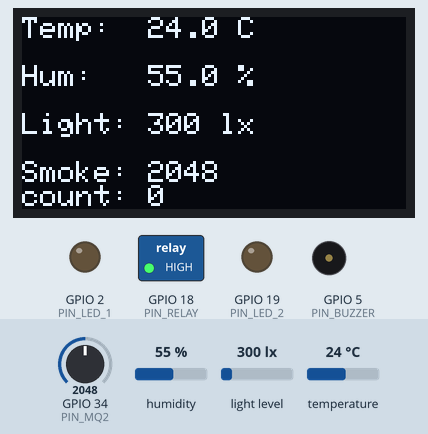
Recording of a program running on a simulated ESP32. On the bench: 128×64 one-colour display, switched loads named in the program (green lamp = pin HIGH), output pins drawn as LEDs (lit = HIGH), buzzer (waves = sounding, pin HIGH). The test bench sets the inputs (shaded band); at power-on: humidity 55 %, light level 300 lx, GPIO 34 (PIN_MQ2) = 2048, temperature 24 °C. WiFi joins after 1.5 s; servers stay silent unless stated; uploads are accepted with an empty reply; what the program prints to the serial monitor is not drawn.

Above: at 4.5 s.
4.6 s: humidity set to 22 %
At 13.5 s:
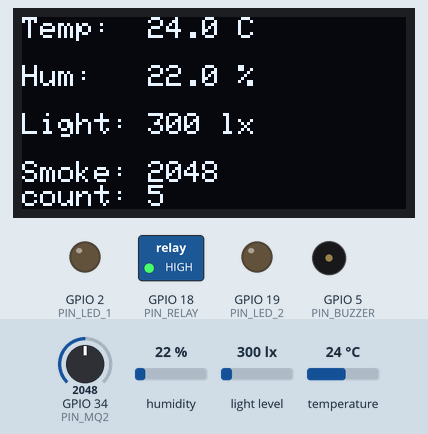
13.6 s: light level set to 40 lx
At 15.6 s:
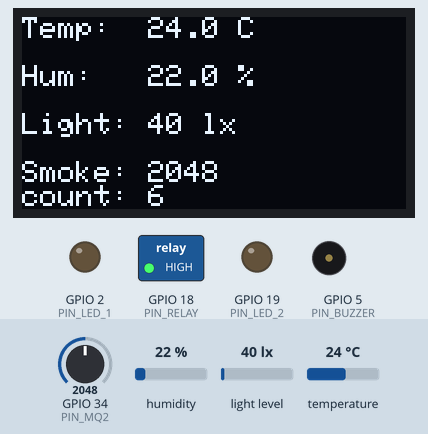
18.8 s: GPIO 34 (PIN_MQ2) set to 2866
At 19.9 s:
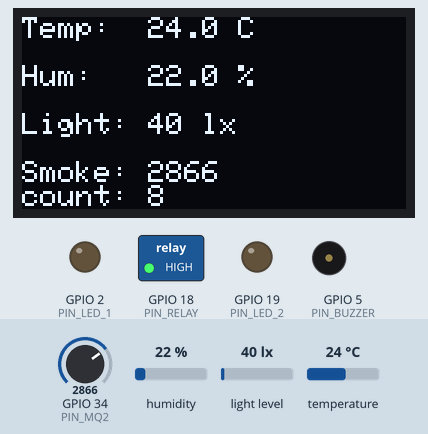
22.8 s: temperature set to 12 °C
At 24.1 s:
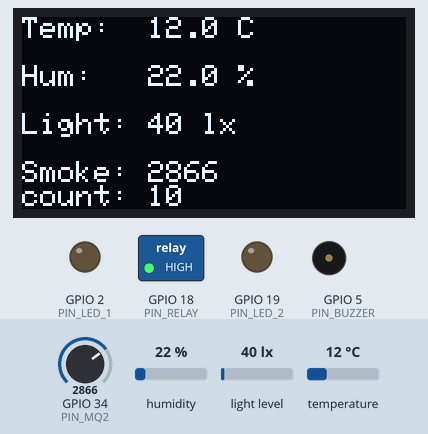
26.8 s: light level set to 500 lx
At 28.4 s:
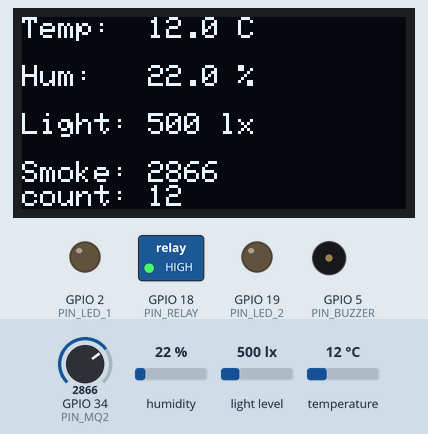
30.8 s: GPIO 34 (PIN_MQ2) set to 3972
At 32.6 s:
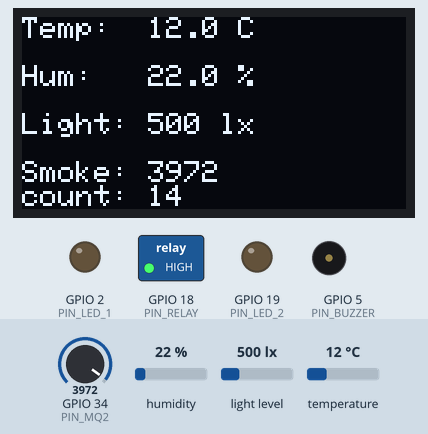
Timing chart, 0 to 34.1 s (numbered marks = the images above; inputs shaded):
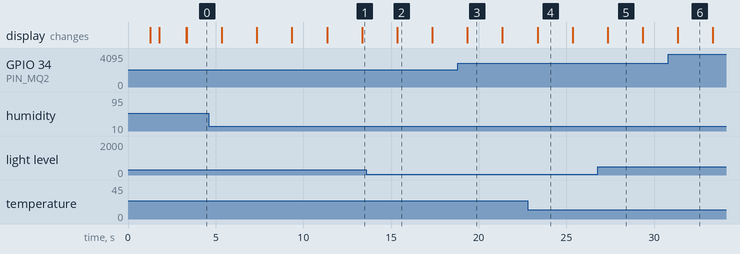

The program:

main.cpp
```cpp
#include <Arduino.h>

#include "config.h"
#include "actuators/buzzer.h"
#include "actuators/led.h"
#include "actuators/relay.h"
#include "communication/http_client.h"
#include "display/oled_display.h"
#include "network/wifi_manager.h"
#include "sensors/bh1750_sensor.h"
#include "sensors/dht_sensor.h"
#include "sensors/mq2_sensor.h"
#include "utils/json_helper.h"

// Sensors.
DHTSensor dht(PIN_DHT22);
BH1750Sensor bh(I2C_SDA, I2C_SCL);
MQ2Sensor mq2(PIN_MQ2);

// Display.
OLEDDisplay oled(OLED_ADDR, I2C_SDA, I2C_SCL);

// Network and backend client.
WiFiManager wifiManager(WIFI_SSID, WIFI_PASSWORD);
HttpClient httpClient(SERVER_HOST, SERVER_PORT);

// Actuators. Relay is active-low for many common 5V relay modules.
LED led1(PIN_LED_1);
LED led2(PIN_LED_2);
Buzzer buzzer(PIN_BUZZER);
Relay relay(PIN_RELAY, true);

unsigned long lastSensorRead = 0;
unsigned long lastDataUpload = 0;
unsigned long lastCommandPoll = 0;

float temperature = 0;
float humidity = 0;
float light = 0;
int smoke = 0;
bool hasSensorData = false;

void initSensors();
void initActuators();
void readAllSensors();
void printSensorData();
void updateOLED();
void uploadSensorData();
void pollCommand();
void handleCommand(const ControlCommand &command);
bool isOnValue(const String &value);

void setup() {
    Serial.begin(115200);
    delay(1000);

    Serial.println();
    Serial.println("========================================");
    Serial.println(" Smart Dormitory Monitor - ESP32");
    Serial.println("========================================");

    initSensors();
    initActuators();

    if (oled.begin()) {
        oled.showMessage("ESP32 IoT", "Starting WiFi...", "");
        Serial.println("[OLED] OK");
    } else {
        Serial.println("[OLED] FAIL");
    }

    wifiManager.connect();
    if (wifiManager.isConnected()) {
        oled.showMessage("WiFi connected", wifiManager.getIP().c_str(), SERVER_HOST);
    } else {
        oled.showMessage("WiFi failed", "Check config.h", "");
    }

    Serial.println("========================================");
}

void loop() {
    unsigned long now = millis();

    wifiManager.checkConnection();
    buzzer.check();

    if (now - lastSensorRead >= SENSOR_READ_INTERVAL) {
        lastSensorRead = now;
        readAllSensors();
        printSensorData();
        updateOLED();
    }

    if (now - lastDataUpload >= DATA_UPLOAD_INTERVAL) {
        lastDataUpload = now;
        uploadSensorData();
    }

    if (now - lastCommandPoll >= COMMAND_POLL_INTERVAL) {
        lastCommandPoll = now;
        pollCommand();
    }
}

void initSensors() {
    Serial.print("[SENSOR] DHT22... ");
    Serial.println(dht.begin() ? "OK" : "FAIL");

    Serial.print("[SENSOR] BH1750... ");
    Serial.println(bh.begin() ? "OK" : "FAIL");

    Serial.print("[SENSOR] MQ-2... ");
    Serial.println(mq2.begin() ? "OK" : "FAIL");
}

void initActuators() {
    led1.begin();
    led2.begin();
    buzzer.begin();
    relay.begin();
    Serial.println("[ACTUATOR] LED/Buzzer/Relay OK");
}

void readAllSensors() {
    bool ok = true;

    if (!bh.read(light)) {
        ok = false;
        Serial.println("[WARN] BH1750 read failed");
    }

    if (!dht.read(temperature, humidity)) {
        ok = false;
        Serial.println("[WARN] DHT22 read failed");
    }

    if (!mq2.read(smoke)) {
        ok = false;
        Serial.println("[WARN] MQ2 read failed");
    }

    hasSensorData = ok;
}

void printSensorData() {
    Serial.println("--- Sensor Data ---");
    Serial.printf("  Device: %s\n", DEVICE_ID);
    Serial.printf("  Temp:   %.1f C\n", temperature);
    Serial.printf("  Hum:    %.1f %%\n", humidity);
    Serial.printf("  Light:  %.0f lx\n", light);
    Serial.printf("  Smoke:  %d\n", smoke);
}

void updateOLED() {
    oled.showSensorData(temperature, humidity, light, smoke);
}

void uploadSensorData() {
    if (!wifiManager.isConnected()) {
        Serial.println("[UPLOAD] Skip, WiFi not connected");
        return;
    }
    if (!hasSensorData) {
        Serial.println("[UPLOAD] Skip, no valid sensor data");
        return;
    }

    String payload = JsonHelper::buildSensorData(DEVICE_ID, temperature, humidity, light, smoke);
    Serial.print("[UPLOAD] ");
    Serial.println(payload);

    bool ok = httpClient.postSensorData(payload);
    Serial.println(ok ? "[UPLOAD] Success" : "[UPLOAD] Failed");
}

void pollCommand() {
    if (!wifiManager.isConnected()) {
        return;
    }

    String response = httpClient.getPendingCommand(DEVICE_ID);
    if (response.length() == 0) {
        return;
    }

    ControlCommand command = JsonHelper::parseCommand(response);
    if (!command.valid) {
        return;
    }

    handleCommand(command);

    String ack = JsonHelper::buildCommandAck(command.commandId, DEVICE_ID, "executed");
    httpClient.ackCommand(ack);
}

void handleCommand(const ControlCommand &command) {
    String type = command.commandType;
    String value = command.commandValue;
    type.toLowerCase();
    value.toLowerCase();

    Serial.printf("[COMMAND] id=%ld type=%s value=%s\n",
                  command.commandId,
                  type.c_str(),
                  value.c_str());

    if (type == "light" || type == "led" || type == "led1") {
        isOnValue(value) ? led1.on() : led1.off();
        return;
    }

    if (type == "led2") {
        isOnValue(value) ? led2.on() : led2.off();
        return;
    }

    if (type == "buzzer") {
        if (value == "beep") {
            buzzer.beep(1000);
        } else {
            isOnValue(value) ? buzzer.on() : buzzer.off();
        }
        return;
    }

    if (type == "relay" || type == "fan") {
        isOnValue(value) ? relay.on() : relay.off();
    }
}

bool isOnValue(const String &value) {
    return value == "on" || value == "1" || value == "true" || value == "open";
}
```

buzzer.cpp
```cpp
#include "actuators/buzzer.h"

Buzzer::Buzzer(uint8_t pin)
    : pin(pin), active(false), stopTime(0) {}

void Buzzer::begin() {
    pinMode(pin, OUTPUT);
    off();
}

void Buzzer::on() {
    active = true;
    stopTime = 0;
    digitalWrite(pin, HIGH);
}

void Buzzer::off() {
    active = false;
    stopTime = 0;
    digitalWrite(pin, LOW);
}

void Buzzer::beep(unsigned int durationMs) {
    active = true;
    stopTime = millis() + durationMs;
    digitalWrite(pin, HIGH);
}

void Buzzer::check() {
    if (active && stopTime > 0 && millis() >= stopTime) {
        off();
    }
}
```

buzzer.h
```cpp
#ifndef BUZZER_H
#define BUZZER_H

#include <Arduino.h>

class Buzzer {
public:
    Buzzer(uint8_t pin);
    void begin();
    void on();
    void off();
    void beep(unsigned int durationMs);
    void check();

private:
    uint8_t pin;
    bool active;
    unsigned long stopTime;
};

#endif
```

led.cpp
```cpp
#include "actuators/led.h"

LED::LED(uint8_t pin, bool activeLow)
    : pin(pin), activeLow(activeLow), state(false) {}

void LED::begin() {
    pinMode(pin, OUTPUT);
    off();
}

void LED::on() {
    state = true;
    digitalWrite(pin, activeLow ? LOW : HIGH);
}

void LED::off() {
    state = false;
    digitalWrite(pin, activeLow ? HIGH : LOW);
}

void LED::toggle() {
    state ? off() : on();
}

bool LED::isOn() {
    return state;
}
```

led.h
```cpp
#ifndef LED_H
#define LED_H

#include <Arduino.h>

class LED {
public:
    LED(uint8_t pin, bool activeLow = false);
    void begin();
    void on();
    void off();
    void toggle();
    bool isOn();

private:
    uint8_t pin;
    bool activeLow;
    bool state;
};

#endif
```

relay.cpp
```cpp
#include "actuators/relay.h"

Relay::Relay(uint8_t pin, bool activeLow)
    : pin(pin), activeLow(activeLow), state(false) {}

void Relay::begin() {
    pinMode(pin, OUTPUT);
    off();
}

void Relay::on() {
    state = true;
    digitalWrite(pin, activeLow ? LOW : HIGH);
}

void Relay::off() {
    state = false;
    digitalWrite(pin, activeLow ? HIGH : LOW);
}

void Relay::toggle() {
    state ? off() : on();
}

bool Relay::isOn() {
    return state;
}
```

relay.h
```cpp
#ifndef RELAY_H
#define RELAY_H

#include <Arduino.h>

class Relay {
public:
    Relay(uint8_t pin, bool activeLow = true);
    void begin();
    void on();
    void off();
    void toggle();
    bool isOn();

private:
    uint8_t pin;
    bool activeLow;
    bool state;
};

#endif
```

http_client.cpp
```cpp
#include "communication/http_client.h"

HttpClient::HttpClient(const char *host, uint16_t port) {
    baseUrl = "http://";
    baseUrl += host;
    baseUrl += ":";
    baseUrl += String(port);
}

bool HttpClient::postSensorData(const String &jsonPayload) {
    HTTPClient http;
    http.begin(buildUrl("/api/device/data"));
    http.addHeader("Content-Type", "application/json");

    int code = http.POST(jsonPayload);
    String response = http.getString();
    http.end();

    Serial.printf("[HTTP] POST /api/device/data -> %d\n", code);
    if (response.length() > 0) {
        Serial.println(response);
    }
    return code >= 200 && code < 300;
}

String HttpClient::getPendingCommand(const char *deviceId) {
    HTTPClient http;
    String url = buildUrl("/api/device/command");
    url += "?deviceId=";
    url += deviceId;

    http.begin(url);
    int code = http.GET();
    String response = http.getString();
    http.end();

    Serial.printf("[HTTP] GET /api/device/command -> %d\n", code);
    if (code >= 200 && code < 300) {
        return response;
    }
    return "";
}

bool HttpClient::ackCommand(const String &jsonPayload) {
    HTTPClient http;
    http.begin(buildUrl("/api/device/command/ack"));
    http.addHeader("Content-Type", "application/json");

    int code = http.POST(jsonPayload);
    String response = http.getString();
    http.end();

    Serial.printf("[HTTP] POST /api/device/command/ack -> %d\n", code);
    if (response.length() > 0) {
        Serial.println(response);
    }
    return code >= 200 && code < 300;
}

String HttpClient::buildUrl(const char *path) {
    return baseUrl + path;
}
```

http_client.h
```cpp
#ifndef HTTP_CLIENT_H
#define HTTP_CLIENT_H

#include <Arduino.h>
#include <HTTPClient.h>

class HttpClient {
public:
    HttpClient(const char *host, uint16_t port);
    bool postSensorData(const String &jsonPayload);
    String getPendingCommand(const char *deviceId);
    bool ackCommand(const String &jsonPayload);

private:
    String baseUrl;
    String buildUrl(const char *path);
};

#endif
```

oled_display.cpp
```cpp
#include "display/oled_display.h"

#include <cstring>

int count = 0;

OLEDDisplay::OLEDDisplay(uint8_t addr, uint8_t sda, uint8_t scl)
    : oled(128, 64, &Wire, -1), addr(addr) {}

bool OLEDDisplay::begin() {
    // Wire is initialized by BH1750Sensor; SSD1306 reuses the same I2C bus.
    if (!oled.begin(SSD1306_SWITCHCAPVCC, addr)) {
        return false;
    }
    oled.clearDisplay();
    oled.setTextSize(1);
    oled.setTextColor(SSD1306_WHITE);
    oled.setCursor(0, 0);
    oled.println("OLED OK!");
    oled.display();
    delay(500);
    return true;
}

void OLEDDisplay::showSensorData(float temp, float humidity, float light, int smoke) {
    oled.clearDisplay();
    oled.setCursor(0, 0);
    oled.printf("Temp:  %.1f C", temp);
    oled.setCursor(0, 16);
    oled.printf("Hum:   %.1f %%", humidity);
    oled.setCursor(0, 32);
    oled.printf("Light: %.0f lx", light);
    oled.setCursor(0, 48);
    oled.printf("Smoke: %d", smoke);
    oled.setCursor(0, 56);
    oled.printf("count: %d", count);
    count++;
    oled.display();
}

void OLEDDisplay::showMessage(const char *line1, const char *line2, const char *line3) {
    oled.clearDisplay();
    oled.setCursor(0, 0);
    oled.println(line1);
    if (strlen(line2) > 0) {
        oled.setCursor(0, 20);
        oled.println(line2);
    }
    if (strlen(line3) > 0) {
        oled.setCursor(0, 40);
        oled.println(line3);
    }
    oled.display();
}

void OLEDDisplay::clear() {
    oled.clearDisplay();
    oled.display();
}
```

oled_display.h
```cpp
#ifndef OLED_DISPLAY_H
#define OLED_DISPLAY_H

#include <Adafruit_SSD1306.h>
#include <Adafruit_GFX.h>

class OLEDDisplay {
public:
    OLEDDisplay(uint8_t addr, uint8_t sda, uint8_t scl);
    bool begin();
    void showSensorData(float temp, float humidity, float light, int smoke);
    void showMessage(const char *line1, const char *line2 = "", const char *line3 = "");
    void clear();

private:
    Adafruit_SSD1306 oled;
    uint8_t addr;
};

#endif
```

wifi_manager.cpp
```cpp
#include "network/wifi_manager.h"

WiFiManager::WiFiManager(const char *ssid, const char *password)
    : ssid(ssid), password(password), lastReconnectAttempt(0) {}

bool WiFiManager::connect(unsigned long timeoutMs) {
    Serial.printf("[WIFI] Connecting to \"%s\"\n", ssid);
    WiFi.mode(WIFI_STA);
    WiFi.begin(ssid, password);

    unsigned long start = millis();
    while (WiFi.status() != WL_CONNECTED && millis() - start < timeoutMs) {
        delay(500);
        Serial.print(".");
    }
    Serial.println();

    wl_status_t status = WiFi.status();
    if (status == WL_CONNECTED) {
        Serial.print("[WIFI] Connected, IP: ");
        Serial.println(WiFi.localIP());
        return true;
    }

    Serial.printf("[WIFI] Connect failed, status=%d\n", (int)status);
    return false;
}

bool WiFiManager::isConnected() {
    return WiFi.status() == WL_CONNECTED;
}

void WiFiManager::checkConnection() {
    if (isConnected()) {
        return;
    }

    unsigned long now = millis();
    if (now - lastReconnectAttempt < 5000) {
        return;
    }

    lastReconnectAttempt = now;
    Serial.println("[WIFI] Disconnected, reconnecting...");
    WiFi.disconnect();
    WiFi.begin(ssid, password);
}

String WiFiManager::getIP() {
    if (!isConnected()) {
        return "";
    }
    return WiFi.localIP().toString();
}
```

wifi_manager.h
```cpp
#ifndef WIFI_MANAGER_H
#define WIFI_MANAGER_H

#include <Arduino.h>
#include <WiFi.h>

class WiFiManager {
public:
    WiFiManager(const char *ssid, const char *password);
    bool connect(unsigned long timeoutMs = 15000);
    bool isConnected();
    void checkConnection();
    String getIP();

private:
    const char *ssid;
    const char *password;
    unsigned long lastReconnectAttempt;
};

#endif
```

bh1750_sensor.cpp
```cpp
#include "sensors/bh1750_sensor.h"

BH1750Sensor::BH1750Sensor(uint8_t sda, uint8_t scl)
    : sda(sda), scl(scl) {}

bool BH1750Sensor::begin() {
    Wire.begin(sda, scl);
    return sensor.begin(BH1750::CONTINUOUS_HIGH_RES_MODE);
}

bool BH1750Sensor::read(float &lux) {
    if (!sensor.measurementReady()) {
        return false;
    }
    lux = sensor.readLightLevel();
    return lux >= 0;
}
```

bh1750_sensor.h
```cpp
#ifndef BH1750_SENSOR_H
#define BH1750_SENSOR_H

#include <BH1750.h>
#include <Wire.h>

class BH1750Sensor {
public:
    BH1750Sensor(uint8_t sda, uint8_t scl);
    bool begin();
    bool read(float &lux);

private:
    BH1750 sensor;
    uint8_t sda, scl;
};

#endif
```

dht_sensor.cpp
```cpp
#include "sensors/dht_sensor.h"

#include <Arduino.h>

DHTSensor::DHTSensor(uint8_t pin) : dht(pin, DHT22), pin(pin) {}

bool DHTSensor::begin() {
    dht.begin();
    delay(100);
    return true;
}

bool DHTSensor::read(float &temperature, float &humidity) {
    float t = dht.readTemperature(false);
    float h = dht.readHumidity();

    if (isnan(t) || isnan(h)) {
        return false;
    }

    temperature = t;
    humidity = h;
    return true;
}
```

dht_sensor.h
```cpp
#ifndef DHT_SENSOR_H
#define DHT_SENSOR_H

#include <DHT.h>

class DHTSensor {
public:
    DHTSensor(uint8_t pin);
    bool begin();
    bool read(float &temperature, float &humidity);

private:
    DHT dht;
    uint8_t pin;
};

#endif
```

mq2_sensor.cpp
```cpp
#include "sensors/mq2_sensor.h"

#include <Arduino.h>

MQ2Sensor::MQ2Sensor(uint8_t pin) : pin(pin) {}

bool MQ2Sensor::begin() {
    pinMode(pin, INPUT);
    delay(100);
    return true;
}

bool MQ2Sensor::read(int &rawValue) {
    rawValue = analogRead(pin);
    return true;
}
```

mq2_sensor.h
```cpp
#ifndef MQ2_SENSOR_H
#define MQ2_SENSOR_H

#include <Arduino.h>

class MQ2Sensor {
public:
    MQ2Sensor(uint8_t pin);
    bool begin();
    bool read(int &rawValue);

private:
    uint8_t pin;
};

#endif
```

json_helper.cpp
```cpp
#include "utils/json_helper.h"

#include <ArduinoJson.h>
#include <cstring>

String JsonHelper::buildSensorData(const char *deviceId,
                                   float temperature,
                                   float humidity,
                                   float light,
                                   int smoke) {
    JsonDocument doc;
    doc["deviceId"] = deviceId;
    doc["temperature"] = temperature;
    doc["humidity"] = humidity;
    doc["light"] = light;
    doc["smoke"] = smoke;

    String json;
    serializeJson(doc, json);
    return json;
}

String JsonHelper::buildCommandAck(long commandId,
                                   const char *deviceId,
                                   const char *status) {
    JsonDocument doc;
    doc["commandId"] = commandId;
    doc["deviceId"] = deviceId;
    doc["status"] = status;

    String json;
    serializeJson(doc, json);
    return json;
}

ControlCommand JsonHelper::parseCommand(const String &json) {
    ControlCommand command;
    command.valid = false;
    command.commandId = 0;

    JsonDocument doc;
    DeserializationError error = deserializeJson(doc, json);
    if (error) {
        return command;
    }

    JsonVariant data = doc["data"];
    if (data.isNull()) {
        return command;
    }

    long commandId = data["commandId"] | 0;
    const char *commandType = data["commandType"] | "";
    const char *commandValue = data["commandValue"] | "";
    if (commandId <= 0 || strlen(commandType) == 0 || strlen(commandValue) == 0) {
        return command;
    }

    command.valid = true;
    command.commandId = commandId;
    command.commandType = commandType;
    command.commandValue = commandValue;
    return command;
}
```

json_helper.h
```cpp
#ifndef JSON_HELPER_H
#define JSON_HELPER_H

#include <Arduino.h>

struct ControlCommand {
    bool valid;
    long commandId;
    String commandType;
    String commandValue;
};

class JsonHelper {
public:
    static String buildSensorData(const char *deviceId,
                                  float temperature,
                                  float humidity,
                                  float light,
                                  int smoke);

    static String buildCommandAck(long commandId,
                                  const char *deviceId,
                                  const char *status);

    static ControlCommand parseCommand(const String &json);
};

#endif
```

Source omitted: config.h (1180 bytes)

Measured:
- what the display in image 2 shows lasts 1.9 s, from 15.4 s to 17.3 s
